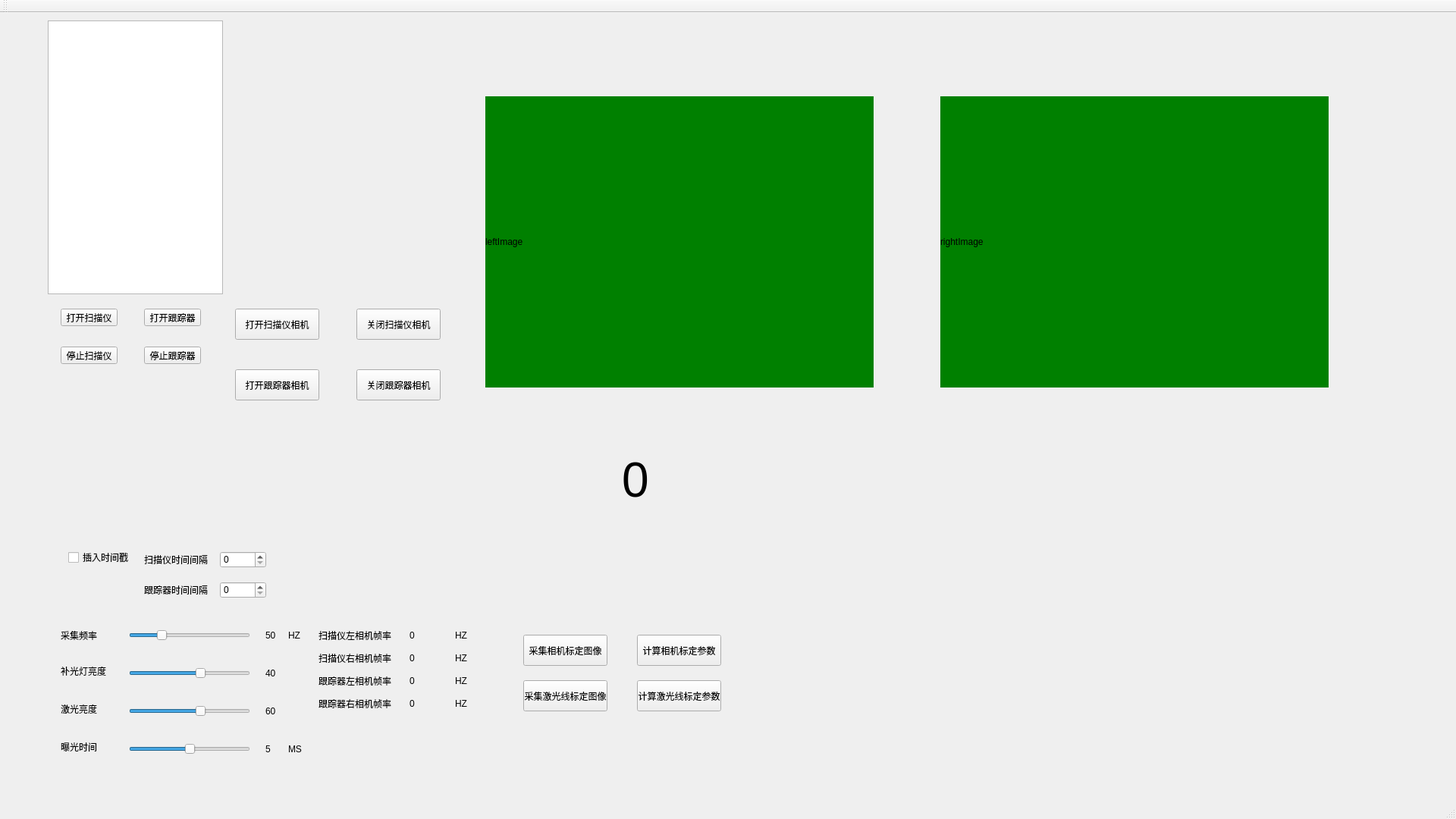
<?xml version="1.0" encoding="UTF-8"?>
<ui version="4.0">
 <class>LEADSCANSeriesClass</class>
 <widget class="QMainWindow" name="LEADSCANSeriesClass">
  <property name="geometry">
   <rect>
    <x>0</x>
    <y>0</y>
    <width>1920</width>
    <height>1080</height>
   </rect>
  </property>
  <property name="windowTitle">
   <string>LEADSCANSeries</string>
  </property>
  <widget class="QWidget" name="centralWidget">
   <widget class="QLabel" name="label_Freq">
    <property name="geometry">
     <rect>
      <x>80</x>
      <y>810</y>
      <width>50</width>
      <height>21</height>
     </rect>
    </property>
    <property name="text">
     <string>采集频率</string>
    </property>
   </widget>
   <widget class="QPushButton" name="pushButton_Start_Scanner">
    <property name="geometry">
     <rect>
      <x>80</x>
      <y>390</y>
      <width>75</width>
      <height>23</height>
     </rect>
    </property>
    <property name="text">
     <string>打开扫描仪</string>
    </property>
   </widget>
   <widget class="QPushButton" name="pushButton_Stop_Scanner">
    <property name="geometry">
     <rect>
      <x>80</x>
      <y>440</y>
      <width>75</width>
      <height>23</height>
     </rect>
    </property>
    <property name="text">
     <string>停止扫描仪</string>
    </property>
   </widget>
   <widget class="QLabel" name="label_Lighting">
    <property name="geometry">
     <rect>
      <x>80</x>
      <y>910</y>
      <width>51</width>
      <height>16</height>
     </rect>
    </property>
    <property name="text">
     <string>激光亮度</string>
    </property>
   </widget>
    <widget class="QSlider" name="horizontalSlider_Freq">
     <property name="geometry">
      <rect>
       <x>170</x>
       <y>810</y>
       <width>160</width>
       <height>22</height>
      </rect>
     </property>
     <property name="minimum">
      <number>1</number>
     </property>
     <property name="maximum">
      <number>200</number>
     </property>
     <property name="singleStep">
      <number>10</number>
     </property>
     <property name="value">
      <number>50</number>
     </property>
     <property name="orientation">
      <enum>Qt::Horizontal</enum>
     </property>
    </widget>
    <widget class="QSlider" name="horizontalSlider_Laser_Lighting">
     <property name="geometry">
      <rect>
       <x>170</x>
       <y>910</y>
       <width>160</width>
       <height>22</height>
      </rect>
     </property>
     <property name="minimum">
      <number>0</number>
     </property>
    <property name="maximum">
     <number>100</number>
    </property>
    <property name="singleStep">
     <number>5</number>
    </property>
    <property name="pageStep">
     <number>10</number>
    </property>
    <property name="value">
     <number>60</number>
    </property>
    <property name="orientation">
     <enum>Qt::Horizontal</enum>
    </property>
   </widget>
   <widget class="QLabel" name="label_Freq_Value">
    <property name="geometry">
     <rect>
      <x>350</x>
      <y>810</y>
      <width>50</width>
      <height>21</height>
     </rect>
    </property>
    <property name="text">
     <string>50</string>
    </property>
   </widget>
   <widget class="QLabel" name="label_Laser_Lighting_Value">
    <property name="geometry">
     <rect>
      <x>350</x>
      <y>910</y>
      <width>50</width>
      <height>21</height>
     </rect>
    </property>
    <property name="text">
     <string>60</string>
    </property>
   </widget>
   <widget class="QLabel" name="label_Lighting_2">
    <property name="geometry">
     <rect>
      <x>80</x>
      <y>960</y>
      <width>51</width>
      <height>16</height>
     </rect>
    </property>
    <property name="text">
     <string>曝光时间</string>
    </property>
   </widget>
   <widget class="QSlider" name="horizontalSlider_ExposeTime">
    <property name="geometry">
     <rect>
      <x>170</x>
      <y>960</y>
      <width>160</width>
      <height>22</height>
     </rect>
    </property>
    <property name="minimum">
     <number>1</number>
    </property>
    <property name="maximum">
     <number>5</number>
    </property>
    <property name="pageStep">
     <number>1</number>
    </property>
    <property name="value">
     <number>3</number>
    </property>
     <property name="orientation">
      <enum>Qt::Horizontal</enum>
     </property>
   </widget>
   <widget class="QLabel" name="label_ExposeTime_Value">
    <property name="geometry">
     <rect>
      <x>350</x>
      <y>960</y>
      <width>50</width>
      <height>21</height>
     </rect>
    </property>
    <property name="text">
     <string>5</string>
    </property>
   </widget>
   <widget class="QLabel" name="label">
    <property name="geometry">
     <rect>
      <x>380</x>
      <y>810</y>
      <width>50</width>
      <height>21</height>
     </rect>
    </property>
    <property name="text">
     <string>HZ</string>
    </property>
   </widget>
   <widget class="QLabel" name="label_2">
    <property name="geometry">
     <rect>
      <x>380</x>
      <y>960</y>
      <width>50</width>
      <height>21</height>
     </rect>
    </property>
    <property name="text">
     <string>MS</string>
    </property>
   </widget>
   <widget class="QTextEdit" name="textEdit_Info">
    <property name="geometry">
     <rect>
      <x>63</x>
      <y>10</y>
      <width>231</width>
      <height>361</height>
     </rect>
    </property>
   </widget>
   <widget class="QLabel" name="label_Lighting_3">
    <property name="geometry">
     <rect>
      <x>80</x>
      <y>860</y>
      <width>60</width>
      <height>16</height>
     </rect>
    </property>
    <property name="text">
     <string>补光灯亮度</string>
    </property>
   </widget>
    <widget class="QSlider" name="horizontalSlider_Background_Lighting">
     <property name="geometry">
      <rect>
       <x>170</x>
       <y>860</y>
       <width>160</width>
       <height>22</height>
      </rect>
     </property>
     <property name="minimum">
      <number>0</number>
     </property>
     <property name="maximum">
      <number>100</number>
     </property>
     <property name="singleStep">
      <number>10</number>
     </property>
     <property name="value">
      <number>60</number>
     </property>
    <property name="orientation">
     <enum>Qt::Horizontal</enum>
    </property>
   </widget>
   <widget class="QLabel" name="label_Background_Value">
    <property name="geometry">
     <rect>
      <x>350</x>
      <y>860</y>
      <width>50</width>
      <height>21</height>
     </rect>
    </property>
    <property name="text">
     <string>40</string>
    </property>
   </widget>
   <widget class="QLabel" name="label_FrameRate">
    <property name="geometry">
     <rect>
      <x>420</x>
      <y>810</y>
      <width>100</width>
      <height>21</height>
     </rect>
    </property>
    <property name="text">
     <string>扫描仪左相机帧率</string>
    </property>
   </widget>
   <widget class="QLabel" name="label_FrameRate_Value_Left">
    <property name="geometry">
     <rect>
      <x>540</x>
      <y>810</y>
      <width>50</width>
      <height>21</height>
     </rect>
    </property>
    <property name="text">
     <string>0</string>
    </property>
   </widget>
   <widget class="QLabel" name="label_3">
    <property name="geometry">
     <rect>
      <x>600</x>
      <y>810</y>
      <width>50</width>
      <height>21</height>
     </rect>
    </property>
    <property name="text">
     <string>HZ</string>
    </property>
   </widget>
   <widget class="QLabel" name="label_FrameRate_2">
    <property name="geometry">
     <rect>
      <x>420</x>
      <y>840</y>
      <width>100</width>
      <height>21</height>
     </rect>
    </property>
    <property name="text">
     <string>扫描仪右相机帧率</string>
    </property>
   </widget>
   <widget class="QLabel" name="label_4">
    <property name="geometry">
     <rect>
      <x>600</x>
      <y>840</y>
      <width>50</width>
      <height>21</height>
     </rect>
    </property>
    <property name="text">
     <string>HZ</string>
    </property>
   </widget>
   <widget class="QLabel" name="label_FrameRate_Value_Right">
    <property name="geometry">
     <rect>
      <x>540</x>
      <y>840</y>
      <width>50</width>
      <height>21</height>
     </rect>
    </property>
    <property name="text">
     <string>0</string>
    </property>
   </widget>
   <widget class="QPushButton" name="pushButton_Start_Track">
    <property name="geometry">
     <rect>
      <x>190</x>
      <y>390</y>
      <width>75</width>
      <height>23</height>
     </rect>
    </property>
    <property name="text">
     <string>打开跟踪器</string>
    </property>
   </widget>
   <widget class="QPushButton" name="pushButton_Stop_Track">
    <property name="geometry">
     <rect>
      <x>190</x>
      <y>440</y>
      <width>75</width>
      <height>23</height>
     </rect>
    </property>
    <property name="text">
     <string>停止跟踪器</string>
    </property>
   </widget>
   <widget class="QCheckBox" name="checkBox_SetTimeStamp">
    <property name="geometry">
     <rect>
      <x>90</x>
      <y>710</y>
      <width>81</width>
      <height>16</height>
     </rect>
    </property>
    <property name="text">
     <string>插入时间戳</string>
    </property>
   </widget>
   <widget class="QSpinBox" name="spinBox_Scanner">
    <property name="geometry">
     <rect>
      <x>290</x>
      <y>710</y>
      <width>61</width>
      <height>22</height>
     </rect>
    </property>
    <property name="minimum">
     <number>0</number>
    </property>
    <property name="maximum">
     <number>1000</number>
    </property>
    <property name="value">
     <number>0</number>
    </property>
   </widget>
   <widget class="QSpinBox" name="spinBox_Tracker">
    <property name="geometry">
     <rect>
      <x>290</x>
      <y>750</y>
      <width>61</width>
      <height>22</height>
     </rect>
    </property>
    <property name="maximum">
     <number>1000</number>
    </property>
   </widget>
   <widget class="QLabel" name="label_5">
    <property name="geometry">
     <rect>
      <x>190</x>
      <y>710</y>
      <width>90</width>
      <height>21</height>
     </rect>
    </property>
    <property name="text">
     <string>扫描仪时间间隔</string>
    </property>
   </widget>
   <widget class="QLabel" name="label_6">
    <property name="geometry">
     <rect>
      <x>190</x>
      <y>750</y>
      <width>90</width>
      <height>21</height>
     </rect>
    </property>
    <property name="text">
     <string>跟踪器时间间隔</string>
    </property>
   </widget>
   <widget class="QPushButton" name="pushButton_OpenScannerCamera">
    <property name="geometry">
     <rect>
      <x>310</x>
      <y>390</y>
      <width>111</width>
      <height>41</height>
     </rect>
    </property>
    <property name="text">
     <string>打开扫描仪相机</string>
    </property>
   </widget>
   <widget class="QPushButton" name="pushButton_CloseScannerCamera">
    <property name="geometry">
     <rect>
      <x>470</x>
      <y>390</y>
      <width>111</width>
      <height>41</height>
     </rect>
    </property>
    <property name="text">
     <string>关闭扫描仪相机</string>
    </property>
   </widget>
   <widget class="QPushButton" name="pushButton_OpenTrackerCamera">
    <property name="geometry">
     <rect>
      <x>310</x>
      <y>470</y>
      <width>111</width>
      <height>41</height>
     </rect>
    </property>
    <property name="text">
     <string>打开跟踪器相机</string>
    </property>
   </widget>
   <widget class="QPushButton" name="pushButton_CloseTrackerCamera">
    <property name="geometry">
     <rect>
      <x>470</x>
      <y>470</y>
      <width>111</width>
      <height>41</height>
     </rect>
    </property>
    <property name="text">
     <string>关闭跟踪器相机</string>
    </property>
   </widget>
   <widget class="QLabel" name="label_Tracker_FrameRate_Value_Left">
    <property name="geometry">
     <rect>
      <x>540</x>
      <y>870</y>
      <width>50</width>
      <height>21</height>
     </rect>
    </property>
    <property name="text">
     <string>0</string>
    </property>
   </widget>
   <widget class="QLabel" name="label_FrameRate_3">
    <property name="geometry">
     <rect>
      <x>420</x>
      <y>870</y>
      <width>100</width>
      <height>21</height>
     </rect>
    </property>
    <property name="text">
     <string>跟踪器左相机帧率</string>
    </property>
   </widget>
   <widget class="QLabel" name="label_7">
    <property name="geometry">
     <rect>
      <x>600</x>
      <y>900</y>
      <width>50</width>
      <height>21</height>
     </rect>
    </property>
    <property name="text">
     <string>HZ</string>
    </property>
   </widget>
   <widget class="QLabel" name="label_8">
    <property name="geometry">
     <rect>
      <x>600</x>
      <y>870</y>
      <width>50</width>
      <height>21</height>
     </rect>
    </property>
    <property name="text">
     <string>HZ</string>
    </property>
   </widget>
   <widget class="QLabel" name="label_Tracker_FrameRate_Value_Right">
    <property name="geometry">
     <rect>
      <x>540</x>
      <y>900</y>
      <width>50</width>
      <height>21</height>
     </rect>
    </property>
    <property name="text">
     <string>0</string>
    </property>
   </widget>
   <widget class="QLabel" name="label_FrameRate_4">
    <property name="geometry">
     <rect>
      <x>420</x>
      <y>900</y>
      <width>100</width>
      <height>21</height>
     </rect>
    </property>
    <property name="text">
     <string>跟踪器右相机帧率</string>
    </property>
   </widget>
   <widget class="QLabel" name="label_LeftImage">
    <property name="geometry">
     <rect>
      <x>640</x>
      <y>110</y>
      <width>512</width>
      <height>384</height>
     </rect>
    </property>
    <property name="styleSheet">
     <string notr="true">background-color:green;</string>
    </property>
    <property name="text">
     <string>leftImage</string>
    </property>
   </widget>
   <widget class="QLabel" name="label_RightImage">
    <property name="geometry">
     <rect>
      <x>1240</x>
      <y>110</y>
      <width>512</width>
      <height>384</height>
     </rect>
    </property>
    <property name="styleSheet">
     <string notr="true">background-color:green;</string>
    </property>
    <property name="text">
     <string>rightImage</string>
    </property>
   </widget>
   <widget class="QPushButton" name="pushButton_TakePhoto">
    <property name="geometry">
     <rect>
      <x>690</x>
      <y>820</y>
      <width>111</width>
      <height>41</height>
     </rect>
    </property>
    <property name="text">
     <string>采集相机标定图像</string>
    </property>
   </widget>
   <widget class="QPushButton" name="pushButton_Calib">
    <property name="geometry">
     <rect>
      <x>840</x>
      <y>820</y>
      <width>111</width>
      <height>41</height>
     </rect>
    </property>
    <property name="text">
     <string>计算相机标定参数</string>
    </property>
   </widget>
   <widget class="QLabel" name="label_successed">
    <property name="geometry">
     <rect>
      <x>820</x>
      <y>560</y>
      <width>111</width>
      <height>111</height>
     </rect>
    </property>
    <property name="font">
     <font>
      <family>Arial</family>
      <pointsize>48</pointsize>
     </font>
    </property>
    <property name="text">
     <string>0</string>
    </property>
   </widget>
   <widget class="QPushButton" name="pushButton_TakeLaserPhoto">
    <property name="geometry">
     <rect>
      <x>690</x>
      <y>880</y>
      <width>111</width>
      <height>41</height>
     </rect>
    </property>
    <property name="text">
     <string>采集激光线标定图像</string>
    </property>
   </widget>
   <widget class="QPushButton" name="pushButton_CalibLaser">
    <property name="geometry">
     <rect>
      <x>840</x>
      <y>880</y>
      <width>111</width>
      <height>41</height>
     </rect>
    </property>
    <property name="text">
     <string>计算激光线标定参数</string>
    </property>
   </widget>
  </widget>
  <widget class="QMenuBar" name="menuBar">
   <property name="geometry">
    <rect>
     <x>0</x>
     <y>0</y>
     <width>1920</width>
     <height>23</height>
    </rect>
   </property>
  </widget>
  <widget class="QToolBar" name="mainToolBar">
   <attribute name="toolBarArea">
    <enum>TopToolBarArea</enum>
   </attribute>
   <attribute name="toolBarBreak">
    <bool>false</bool>
   </attribute>
  </widget>
  <widget class="QStatusBar" name="statusBar"/>
 </widget>
 <layoutdefault spacing="6" margin="11"/>
 <resources>
  <include location="LEADSCANSeries.qrc"/>
 </resources>
 <connections/>
</ui>
